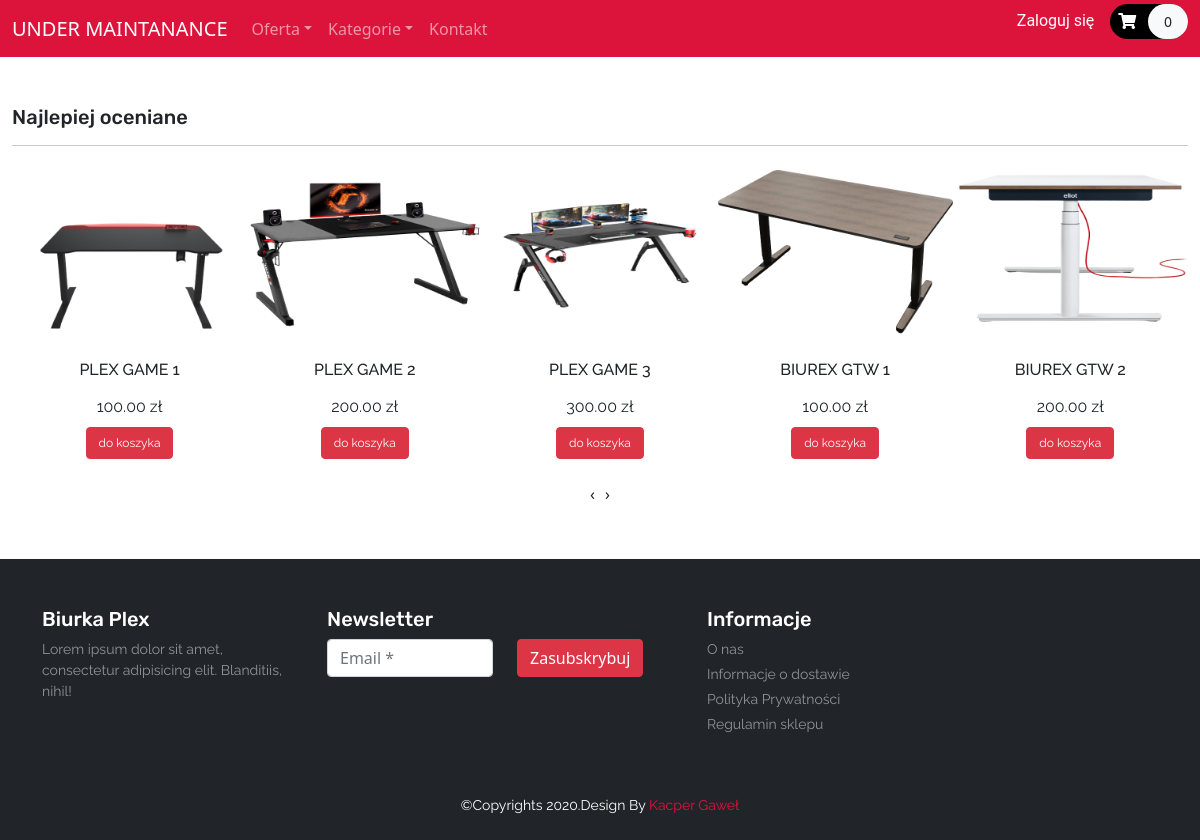
The page /product.php on the database its author committed.
### tables this page shows
CREATE TABLE `product` (
  `item_id` int(11) NOT NULL,
  `item_brand` varchar(200) NOT NULL,
  `item_name` varchar(255) NOT NULL,
  `item_price` double(10,2) NOT NULL,
  `item_image` varchar(255) NOT NULL
);

### product.php (called while the page is built, shortened)
<?php
    include('header.php')
    ?>
        <?php
        include('template/_top_sale.php');
        ?>
    <?php
    include('footer.php')
    ?>

### database/Product.php (called while the page is built, shortened)
<?php
function fetchProduct($table = 'product'){
    include ('DBconnect.php');
    $sql = "SELECT * FROM {$table} ";
    if($table == 'cart'){
        if(isset($_SESSION['userID'])) $sql.="WHERE user_id={$_SESSION['userID']}";
        else $sql.="WHERE user_id=0";
    }
    $stmt = $dbconnect->prepare($sql);
    $stmt->execute();
    $rows = $stmt->fetchAll(PDO::FETCH_ASSOC);
    return $rows;
}

### functions.php (called while the page is built, shortened)
<?php
require ('database/User.php');
require ('database/Product.php');
$product_shuffle = fetchProduct('product');

### template/_top_sale.php (the view, shortened to what this page needs)
<?php
$in_cart =  getCartId(fetchProduct('cart'));
?>
<section id="top-sale">
    <div class="container-fluid py-5">
        <h4 class="font-rubik font-size-20">Najlepiej oceniane</h4>
        <hr>
        <div class="owl-carousel owl-theme">
            <?php
            if (!empty($product_shuffle)) {
                foreach ($product_shuffle as $item) {?>
                <div class="item py-2">
                    <div class="product font-raleway">
                        <a href="<?php printf('%s?item_id=%s', 'product.php', $item['item_id'])?>"><img src="<?php echo $item['item_image'] ?? "./assets/biurka_game_1.png"?>" alt="top1" class="img-fluid" height="300px" width="300px"></a>
                        <div class="text-center">
                            <br>
                            <h6><?php echo $item['item_name']?></h6>
                            <div class="price py-2">
                                <span><?php echo $item['item_price']?> zł</span>
                            </div>
                            <form method="post">
                                <?php
                                    if(in_array($item['item_id'], $in_cart ?? []) ){
                                        echo ' <button type="submit" disabled class="btn btn-success text-white font-size-12">w koszyku</button>';
                                    }else{
                                        echo ' <button type="submit" name="top_sale_submit" class="btn btn-danger text-white font-size-12">do koszyka</button>';
                                    }
                                ?>
                            </form>
                        </div>
                    </div>
                </div>
                 <?php }
            } ?>
        </div>
    </div>
</section>

### style.css (style rules this page uses)
.font-raleway { font-family: "Raleway", cursive; }
.font-rubik { font-family: "Rubik", cursive; }
.font-size-12 { font-size: 12px; }
.font-size-20 { font-size: 20px; }
#top-sale .owl-carousel .item .product a { overflow: hidden; }
#top-sale .owl-carousel .item .product img { transition: transform 0.5s ease; }

### rows shown on the page
product: item_image (picture), item_name "PLEX GAME 1", item_price "100.00", shows "do koszyka"
product: item_image (picture), item_name "PLEX GAME 2", item_price "200.00", shows "do koszyka"
product: item_image (picture), item_name "PLEX GAME 3", item_price "300.00", shows "do koszyka"
product: item_image (picture), item_name "BIUREX GTW 1", item_price "100.00", shows "do koszyka"
product: item_image (picture), item_name "BIUREX GTW 2", item_price "200.00", shows "do koszyka"

### other values the page prints
count(fetchProduct('cart')) "0"
